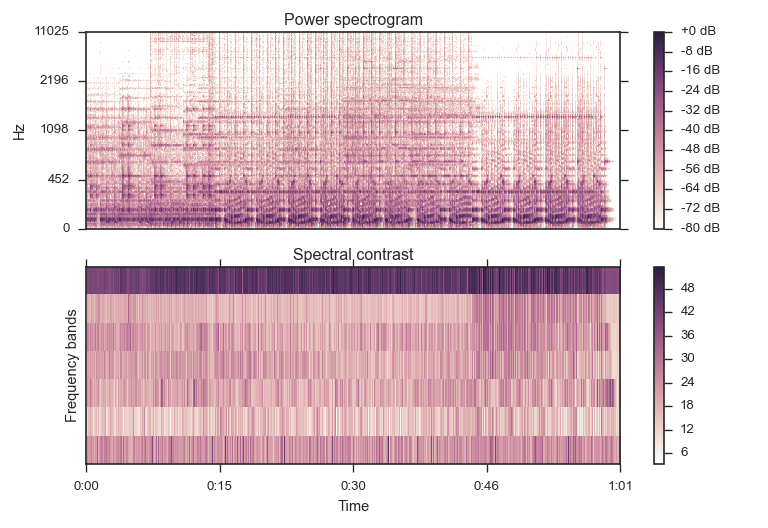

This chart was generated by the following Python code:
y, sr = librosa.load(librosa.util.example_audio_file())
S = np.abs(librosa.stft(y))
contrast = librosa.feature.spectral_contrast(S=S, sr=sr)

import matplotlib.pyplot as plt
plt.figure()
plt.subplot(2, 1, 1)
librosa.display.specshow(librosa.logamplitude(S ** 2,
                                              ref_power=np.max),
                         y_axis='log')
plt.colorbar(format='%+2.0f dB')
plt.title('Power spectrogram')
plt.subplot(2, 1, 2)
librosa.display.specshow(contrast, x_axis='time')
plt.colorbar()
plt.ylabel('Frequency bands')
plt.title('Spectral contrast')
plt.tight_layout()
